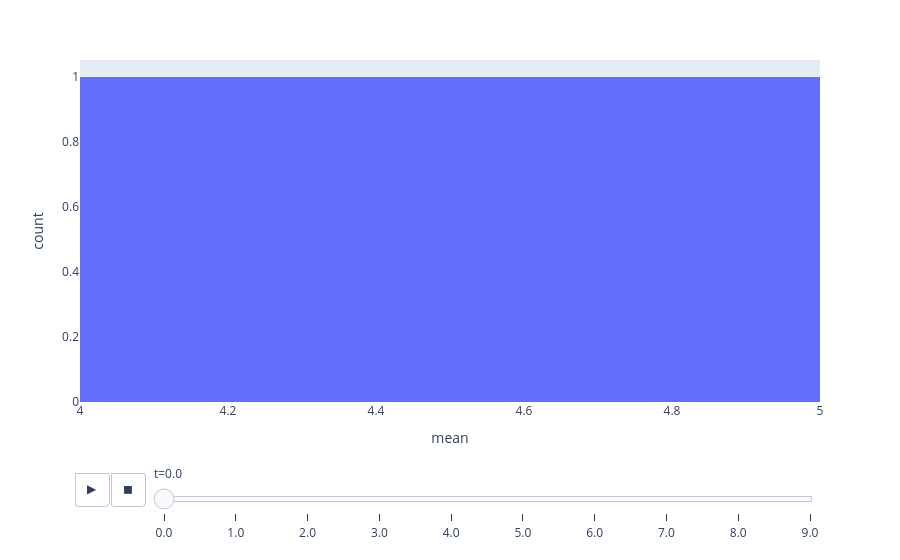

Here is the notebook cell this chart was saved with:
### Code cell
# Histogramme animé ???
import numpy as np
import pandas as pd
import plotly.express as px

df = pd.DataFrame(
  {
    "t": [],
    "mean": [],
  }
)

nb = 10
for i in range(nb):
  curr_mean = np.random.uniform(0, 10, 10_000).mean()
  row = pd.DataFrame(
    {
      "t": [i],
      "mean": [curr_mean]
    }
  )
  df = pd.concat([df, row], ignore_index=True) 
print(df)
px.histogram(df, x="mean", animation_frame='t' )  
# px.histogram(df, x="mean", nbins=50 )

### Figure 1 — Plotly figure (JSON) as saved in the notebook; plotly's stock layout.template omitted (floating-point values rounded to 4 significant figures)
{"data": [{"alignmentgroup": "True", "bingroup": "x", "hovertemplate": "t=0.0<br>mean=%{x}<br>count=%{y}<extra></extra>", "legendgroup": "", "marker": {"color": "#636efa", "pattern": {"shape": ""}}, "name": "", "offsetgroup": "", "orientation": "v", "showlegend": false, "type": "histogram", "x": [4.988], "xaxis": "x", "yaxis": "y"}], "layout": {"barmode": "relative", "legend": {"tracegroupgap": 0}, "margin": {"t": 60}, "sliders": [{"active": 0, "currentvalue": {"prefix": "t="}, "len": 0.9, "pad": {"b": 10, "t": 60}, "steps": [{"args": [["0.0"], {"frame": {"duration": 0, "redraw": true}, "fromcurrent": true, "mode": "immediate", "transition": {"duration": 0, "easing": "linear"}}], "label": "0.0", "method": "animate"}, {"args": [["1.0"], {"frame": {"duration": 0, "redraw": true}, "fromcurrent": true, "mode": "immediate", "transition": {"duration": 0, "easing": "linear"}}], "label": "1.0", "method": "animate"}, {"args": [["2.0"], {"frame": {"duration": 0, "redraw": true}, "fromcurrent": true, "mode": "immediate", "transition": {"duration": 0, "easing": "linear"}}], "label": "2.0", "method": "animate"}, {"args": [["3.0"], {"frame": {"duration": 0, "redraw": true}, "fromcurrent": true, "mode": "immediate", "transition": {"duration": 0, "easing": "linear"}}], "label": "3.0", "method": "animate"}, {"args": [["4.0"], {"frame": {"duration": 0, "redraw": true}, "fromcurrent": true, "mode": "immediate", "transition": {"duration": 0, "easing": "linear"}}], "label": "4.0", "method": "animate"}, {"args": [["5.0"], {"frame": {"duration": 0, "redraw": true}, "fromcurrent": true, "mode": "immediate", "transition": {"duration": 0, "easing": "linear"}}], "label": "5.0", "method": "animate"}, {"args": [["6.0"], {"frame": {"duration": 0, "redraw": true}, "fromcurrent": true, "mode": "immediate", "transition": {"duration": 0, "easing": "linear"}}], "label": "6.0", "method": "animate"}, {"args": [["7.0"], {"frame": {"duration": 0, "redraw": true}, "fromcurrent": true, "mode": "immediate", "transition": {"duration": 0, "easing": "linear"}}], "label": "7.0", "method": "animate"}, {"args": [["8.0"], {"frame": {"duration": 0, "redraw": true}, "fromcurrent": true, "mode": "immediate", "transition": {"duration": 0, "easing": "linear"}}], "label": "8.0", "method": "animate"}, {"args": [["9.0"], {"frame": {"duration": 0, "redraw": true}, "fromcurrent": true, "mode": "immediate", "transition": {"duration": 0, "easing": "linear"}}], "label": "9.0", "method": "animate"}], "x": 0.1, "xanchor": "left", "y": 0, "yanchor": "top"}], "updatemenus": [{"buttons": [{"args": [null, {"frame": {"duration": 500, "redraw": true}, "fromcurrent": true, "mode": "immediate", "transition": {"duration": 500, "easing": "linear"}}], "label": "&#9654;", "method": "animate"}, {"args": [[null], {"frame": {"duration": 0, "redraw": true}, "fromcurrent": true, "mode": "immediate", "transition": {"duration": 0, "easing": "linear"}}], "label": "&#9724;", "method": "animate"}], "direction": "left", "pad": {"r": 10, "t": 70}, "showactive": false, "type": "buttons", "x": 0.1, "xanchor": "right", "y": 0, "yanchor": "top"}], "xaxis": {"anchor": "y", "domain": [0, 1], "title": {"text": "mean"}}, "yaxis": {"anchor": "x", "domain": [0, 1], "title": {"text": "count"}}}}
